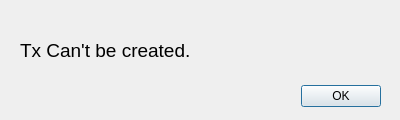
<?xml version="1.0" encoding="UTF-8"?>
<ui version="4.0">
 <class>dlg_message</class>
 <widget class="QDialog" name="dlg_message">
  <property name="geometry">
   <rect>
    <x>0</x>
    <y>0</y>
    <width>400</width>
    <height>120</height>
   </rect>
  </property>
  <property name="windowTitle">
   <string>Message</string>
  </property>
  <widget class="QDialogButtonBox" name="buttonBox">
   <property name="geometry">
    <rect>
     <x>40</x>
     <y>80</y>
     <width>341</width>
     <height>32</height>
    </rect>
   </property>
   <property name="orientation">
    <enum>Qt::Horizontal</enum>
   </property>
   <property name="standardButtons">
    <set>QDialogButtonBox::Ok</set>
   </property>
  </widget>
  <widget class="QLabel" name="lbl_message">
   <property name="geometry">
    <rect>
     <x>20</x>
     <y>20</y>
     <width>361</width>
     <height>61</height>
    </rect>
   </property>
   <property name="sizePolicy">
    <sizepolicy hsizetype="Fixed" vsizetype="Fixed">
     <horstretch>0</horstretch>
     <verstretch>0</verstretch>
    </sizepolicy>
   </property>
   <property name="font">
    <font>
     <pointsize>14</pointsize>
    </font>
   </property>
   <property name="text">
    <string>Tx Can't be created.</string>
   </property>
   <property name="alignment">
    <set>Qt::AlignLeading|Qt::AlignLeft|Qt::AlignVCenter</set>
   </property>
   <property name="wordWrap">
    <bool>true</bool>
   </property>
  </widget>
 </widget>
 <resources/>
 <connections>
  <connection>
   <sender>buttonBox</sender>
   <signal>accepted()</signal>
   <receiver>dlg_message</receiver>
   <slot>accept()</slot>
   <hints>
    <hint type="sourcelabel">
     <x>248</x>
     <y>254</y>
    </hint>
    <hint type="destinationlabel">
     <x>157</x>
     <y>274</y>
    </hint>
   </hints>
  </connection>
  <connection>
   <sender>buttonBox</sender>
   <signal>rejected()</signal>
   <receiver>dlg_message</receiver>
   <slot>reject()</slot>
   <hints>
    <hint type="sourcelabel">
     <x>316</x>
     <y>260</y>
    </hint>
    <hint type="destinationlabel">
     <x>286</x>
     <y>274</y>
    </hint>
   </hints>
  </connection>
 </connections>
</ui>
